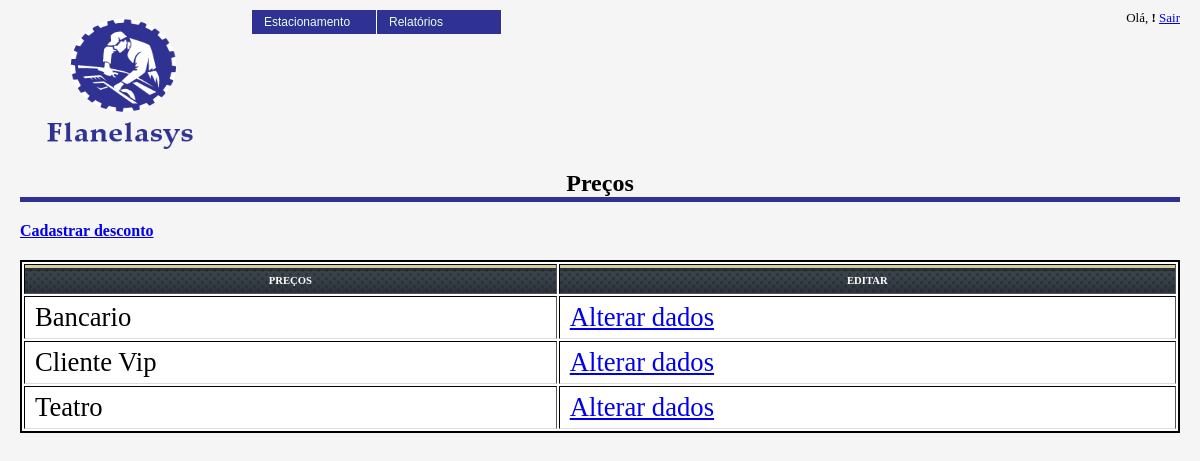
The page /admin/descontos/index.php on the database its author committed.
### tables this page shows
CREATE TABLE `fla_descontos` (
  `cod_desconto` int(6) NOT NULL AUTO_INCREMENT,
  `des_desconto` varchar(50) NOT NULL,
  `val_desconto` decimal(5,2) DEFAULT NULL,
  PRIMARY KEY (`cod_desconto`)
);

### classes/fla_descontos.class.php (called while the page is built, shortened)
<?php
class fla_descontos {
	private $cod_desconto;
	public function get_cod_desconto() {
		return $this->cod_desconto;
	}
    public function buscaDescontos($objDesconto){
        $objConexao = new fla_conexao();
        $where = "";
        $SQL = "SELECT
                    cod_desconto,
                    des_desconto,
                    val_desconto
                FROM
                    fla_descontos "
				. $where . "
                ORDER BY
                    des_desconto";
        $rsDescontos = $objConexao->query($SQL);
        $arrDescontos = array();
        $aux = 0;
        while($desconto = $rsDescontos->fetch(PDO::FETCH_ASSOC)) {
            $arrDescontos[$aux]['cod_desconto'] = $desconto['cod_desconto'];
            $arrDescontos[$aux]['des_desconto'] = $desconto['des_desconto'];
            $arrDescontos[$aux]['val_desconto'] = $desconto['val_desconto'];
            $aux++;
        }
        return $arrDescontos;
    }
}
?>

### admin/descontos/index.php (the view, shortened to what this page needs)
<?php
    include_once('../../includes/config.php');
	include_once($path_classes.'fla_descontos.class.php');
	$objDescontos     = new fla_descontos();
	$arrDescontos = $objDescontos->buscaDescontos($objDescontos);
?>
<html>
	<head>
		<link href="../../images/style.css" rel="stylesheet" type="text/css" />
	</head>
	<body>
		<div class="content">
<?php
			include_once("../../cabecalho.php");
?>
			<div class="data">
				<h1 style="text-align:center;"> Preços </h1>
				<p style="border-bottom:none;"> <a href="editar_desconto.php"> Cadastrar desconto </a> </p>
				<table style="width:100%;" border="1" align="center">
					<tr>
						<th> Preços </th>
						<th> Editar </th>
					</tr>
<?php
				for ($i=0;$i < count($arrDescontos); $i++) {
					echo '<tr>'.chr(10);
					echo '<td>' . $arrDescontos[$i]['des_desconto'] . '</td>'.chr(10);
					echo sprintf('<td> <a href="editar_desconto.php?cod_desconto=%s">Alterar dados</a> </td>',$arrDescontos[$i]['cod_desconto']).chr(10);
					echo '</tr>'.chr(10);
				}
?>
				</table>
			</div>
		</div>
	</body>
</html>

### images/style.css (style rules this page uses)
body { font-family:tahoma; padding:0px; margin:0px; background:#f5f5f5; }
div.content { padding:10px 20px; }
div.content h1 { font-size:18pt; border-bottom:5px solid #2F3193; padding:0px; margin:10px 0px 20px; width:100%; }
p { font-size:12pt; border-bottom:5px solid #2F3193; padding:0px; text-align: left; margin:10px 0px 20px; width:100%; font-weight: bolder; }
div.content div.data table { border:2px solid #000; background:#fff; width:100%; }
div.content div.data table td { font-size:20pt; padding:5px 10px; border-bottom:1px solid #ddd; text-align: left; }
div.content div.data table th { text-align: center; font-size: 8pt; padding: 10px 10px 7px; text-transform: uppercase; color: #fff; background:url(head.gif) left -5px repeat-x; }

### rows shown on the page
fla_descontos: des_desconto "Bancario"
fla_descontos: des_desconto "Cliente Vip"
fla_descontos: des_desconto "Teatro"
